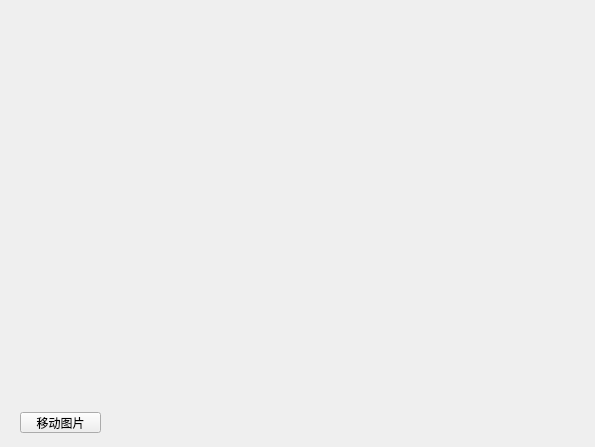
<?xml version="1.0" encoding="UTF-8"?>
<ui version="4.0">
 <class>Widget</class>
 <widget class="QWidget" name="Widget">
  <property name="geometry">
   <rect>
    <x>0</x>
    <y>0</y>
    <width>595</width>
    <height>447</height>
   </rect>
  </property>
  <property name="windowTitle">
   <string>Widget</string>
  </property>
  <widget class="QPushButton" name="pushButton">
   <property name="geometry">
    <rect>
     <x>20</x>
     <y>412</y>
     <width>81</width>
     <height>21</height>
    </rect>
   </property>
   <property name="text">
    <string>移动图片</string>
   </property>
  </widget>
 </widget>
 <resources/>
 <connections/>
</ui>
